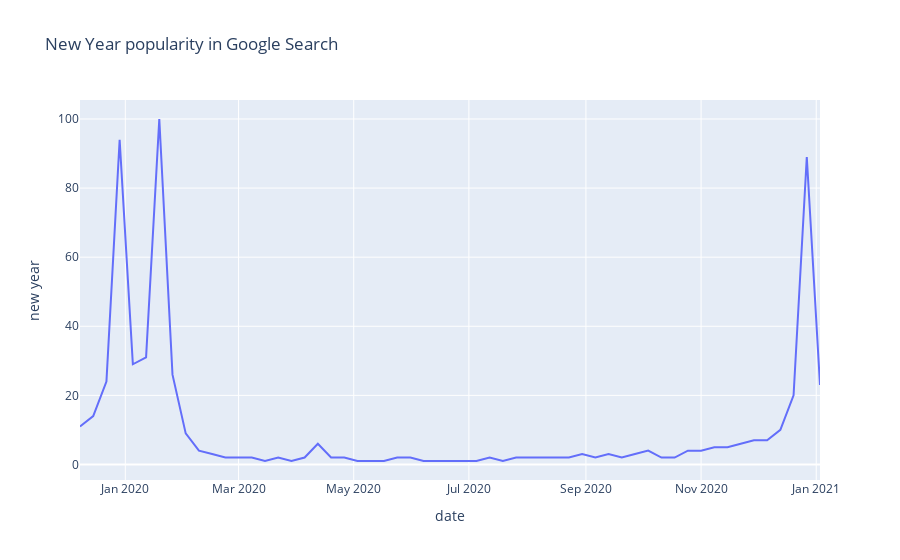

Notebook code for this chart:
### Code cell
fig = px.line(df, x="date", y="new year", title='New Year popularity in Google Search')
fig.show()

### Figure 1 — Plotly figure (JSON) as saved in the notebook; plotly's stock layout.template omitted (floating-point values rounded to 4 significant figures)
{"data": [{"hovertemplate": "date=%{x}<br>new year=%{y}<extra></extra>", "legendgroup": "", "line": {"color": "#636efa", "dash": "solid"}, "mode": "lines", "name": "", "orientation": "v", "showlegend": false, "type": "scatter", "x": ["2019-12-08T00:00:00", "2019-12-15T00:00:00", "2019-12-22T00:00:00", "2019-12-29T00:00:00", "2020-01-05T00:00:00", "2020-01-12T00:00:00", "2020-01-19T00:00:00", "2020-01-26T00:00:00", "2020-02-02T00:00:00", "2020-02-09T00:00:00", "2020-02-16T00:00:00", "2020-02-23T00:00:00", "2020-03-01T00:00:00", "2020-03-08T00:00:00", "2020-03-15T00:00:00", "2020-03-22T00:00:00", "2020-03-29T00:00:00", "2020-04-05T00:00:00", "2020-04-12T00:00:00", "2020-04-19T00:00:00", "2020-04-26T00:00:00", "2020-05-03T00:00:00", "2020-05-10T00:00:00", "2020-05-17T00:00:00", "2020-05-24T00:00:00", "2020-05-31T00:00:00", "2020-06-07T00:00:00", "2020-06-14T00:00:00", "2020-06-21T00:00:00", "2020-06-28T00:00:00", "2020-07-05T00:00:00", "2020-07-12T00:00:00", "2020-07-19T00:00:00", "2020-07-26T00:00:00", "2020-08-02T00:00:00", "2020-08-09T00:00:00", "2020-08-16T00:00:00", "2020-08-23T00:00:00", "2020-08-30T00:00:00", "2020-09-06T00:00:00", "2020-09-13T00:00:00", "2020-09-20T00:00:00", "2020-09-27T00:00:00", "2020-10-04T00:00:00", "2020-10-11T00:00:00", "2020-10-18T00:00:00", "2020-10-25T00:00:00", "2020-11-01T00:00:00", "2020-11-08T00:00:00", "2020-11-15T00:00:00", "2020-11-22T00:00:00", "2020-11-29T00:00:00", "2020-12-06T00:00:00", "2020-12-13T00:00:00", "2020-12-20T00:00:00", "2020-12-27T00:00:00", "2021-01-03T00:00:00"], "xaxis": "x", "y": [11, 14, 24, 94, 29, 31, 100, 26, 9, 4, 3, 2, 2, 2, 1, 2, 1, 2, 6, 2, 2, 1, 1, 1, 2, 2, 1, 1, 1, 1, 1, 2, 1, 2, 2, 2, 2, 2, 3, 2, 3, 2, 3, 4, 2, 2, 4, 4, 5, 5, 6, 7, 7, 10, 20, 89, 23], "yaxis": "y"}], "layout": {"legend": {"tracegroupgap": 0}, "title": {"text": "New Year popularity in Google Search"}, "xaxis": {"anchor": "y", "domain": [0, 1], "title": {"text": "date"}}, "yaxis": {"anchor": "x", "domain": [0, 1], "title": {"text": "new year"}}}}
